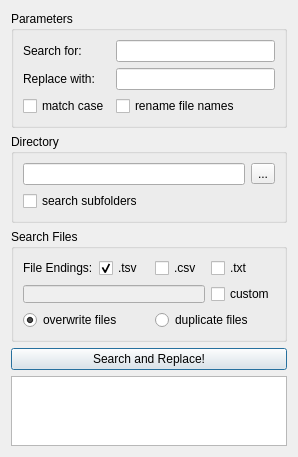
<?xml version="1.0" encoding="UTF-8"?>
<ui version="4.0">
 <class>Window</class>
 <widget class="QWidget" name="Window">
  <property name="geometry">
   <rect>
    <x>0</x>
    <y>0</y>
    <width>298</width>
    <height>411</height>
   </rect>
  </property>
  <property name="windowTitle">
   <string>Search &amp; Replace</string>
  </property>
  <layout class="QVBoxLayout" name="verticalLayout">
   <item>
    <widget class="QGroupBox" name="groupBox_3">
     <property name="title">
      <string>Parameters</string>
     </property>
     <layout class="QGridLayout" name="gridLayout_3">
      <item row="2" column="0">
       <widget class="QCheckBox" name="checkMATCH">
        <property name="text">
         <string>match case</string>
        </property>
       </widget>
      </item>
      <item row="1" column="0">
       <widget class="QLabel" name="label_2">
        <property name="text">
         <string>Replace with:</string>
        </property>
       </widget>
      </item>
      <item row="0" column="0">
       <widget class="QLabel" name="label">
        <property name="text">
         <string>Search for:</string>
        </property>
       </widget>
      </item>
      <item row="1" column="1">
       <widget class="QLineEdit" name="lineREPLACE"/>
      </item>
      <item row="2" column="1">
       <widget class="QCheckBox" name="checkRENAME">
        <property name="text">
         <string>rename file names</string>
        </property>
       </widget>
      </item>
      <item row="0" column="1">
       <widget class="QLineEdit" name="lineSEARCH"/>
      </item>
     </layout>
    </widget>
   </item>
   <item>
    <widget class="QGroupBox" name="groupBox_2">
     <property name="title">
      <string>Directory</string>
     </property>
     <layout class="QGridLayout" name="gridLayout_2">
      <item row="1" column="0">
       <widget class="QCheckBox" name="checkSUBFOLDERS">
        <property name="text">
         <string>search subfolders</string>
        </property>
       </widget>
      </item>
      <item row="0" column="0">
       <widget class="QLineEdit" name="linePATH">
        <property name="font">
         <font>
          <pointsize>7</pointsize>
         </font>
        </property>
        <property name="text">
         <string/>
        </property>
        <property name="frame">
         <bool>true</bool>
        </property>
        <property name="readOnly">
         <bool>true</bool>
        </property>
        <property name="clearButtonEnabled">
         <bool>false</bool>
        </property>
       </widget>
      </item>
      <item row="0" column="1">
       <widget class="QToolButton" name="btnPATH">
        <property name="text">
         <string>...</string>
        </property>
       </widget>
      </item>
     </layout>
    </widget>
   </item>
   <item>
    <widget class="QGroupBox" name="groupBox">
     <property name="title">
      <string>Search Files</string>
     </property>
     <layout class="QGridLayout" name="gridLayout">
      <item row="1" column="0" colspan="3">
       <widget class="QLineEdit" name="lineCUSTOM">
        <property name="enabled">
         <bool>false</bool>
        </property>
        <property name="minimumSize">
         <size>
          <width>0</width>
          <height>0</height>
         </size>
        </property>
        <property name="maximumSize">
         <size>
          <width>16777215</width>
          <height>18</height>
         </size>
        </property>
       </widget>
      </item>
      <item row="1" column="3">
       <widget class="QCheckBox" name="checkCUSTOM">
        <property name="text">
         <string>custom</string>
        </property>
       </widget>
      </item>
      <item row="2" column="2" colspan="2">
       <widget class="QRadioButton" name="radioDUPLICATE">
        <property name="text">
         <string>duplicate files</string>
        </property>
        <property name="checked">
         <bool>false</bool>
        </property>
       </widget>
      </item>
      <item row="0" column="3">
       <widget class="QCheckBox" name="checkTXT">
        <property name="text">
         <string>.txt</string>
        </property>
       </widget>
      </item>
      <item row="0" column="2">
       <widget class="QCheckBox" name="checkCSV">
        <property name="text">
         <string>.csv</string>
        </property>
       </widget>
      </item>
      <item row="0" column="1">
       <widget class="QCheckBox" name="checkTSV">
        <property name="text">
         <string>.tsv</string>
        </property>
        <property name="checked">
         <bool>true</bool>
        </property>
       </widget>
      </item>
      <item row="0" column="0">
       <widget class="QLabel" name="label_3">
        <property name="text">
         <string>File Endings:</string>
        </property>
       </widget>
      </item>
      <item row="2" column="0" colspan="2">
       <widget class="QRadioButton" name="radioOVERWRITE">
        <property name="text">
         <string>overwrite files</string>
        </property>
        <property name="checked">
         <bool>true</bool>
        </property>
       </widget>
      </item>
     </layout>
    </widget>
   </item>
   <item>
    <widget class="QPushButton" name="btnSEARCHnREPLACE">
     <property name="text">
      <string>Search and Replace!</string>
     </property>
     <property name="default">
      <bool>true</bool>
     </property>
     <property name="flat">
      <bool>false</bool>
     </property>
    </widget>
   </item>
   <item>
    <widget class="QPlainTextEdit" name="textLOG">
     <property name="font">
      <font>
       <pointsize>7</pointsize>
      </font>
     </property>
     <property name="undoRedoEnabled">
      <bool>false</bool>
     </property>
     <property name="lineWrapMode">
      <enum>QPlainTextEdit::NoWrap</enum>
     </property>
     <property name="readOnly">
      <bool>true</bool>
     </property>
     <property name="plainText">
      <string/>
     </property>
    </widget>
   </item>
  </layout>
 </widget>
 <resources/>
 <connections>
  <connection>
   <sender>checkCUSTOM</sender>
   <signal>toggled(bool)</signal>
   <receiver>lineCUSTOM</receiver>
   <slot>setEnabled(bool)</slot>
   <hints>
    <hint type="sourcelabel">
     <x>233</x>
     <y>93</y>
    </hint>
    <hint type="destinationlabel">
     <x>137</x>
     <y>92</y>
    </hint>
   </hints>
  </connection>
  <connection>
   <sender>btnPATH</sender>
   <signal>clicked()</signal>
   <receiver>Window</receiver>
   <slot>get_path()</slot>
   <hints>
    <hint type="sourcelabel">
     <x>262</x>
     <y>152</y>
    </hint>
    <hint type="destinationlabel">
     <x>289</x>
     <y>92</y>
    </hint>
   </hints>
  </connection>
  <connection>
   <sender>btnSEARCHnREPLACE</sender>
   <signal>clicked()</signal>
   <receiver>Window</receiver>
   <slot>search_and_replace()</slot>
   <hints>
    <hint type="sourcelabel">
     <x>184</x>
     <y>320</y>
    </hint>
    <hint type="destinationlabel">
     <x>277</x>
     <y>276</y>
    </hint>
   </hints>
  </connection>
 </connections>
 <slots>
  <slot>get_path()</slot>
  <slot>search_and_replace()</slot>
 </slots>
</ui>
